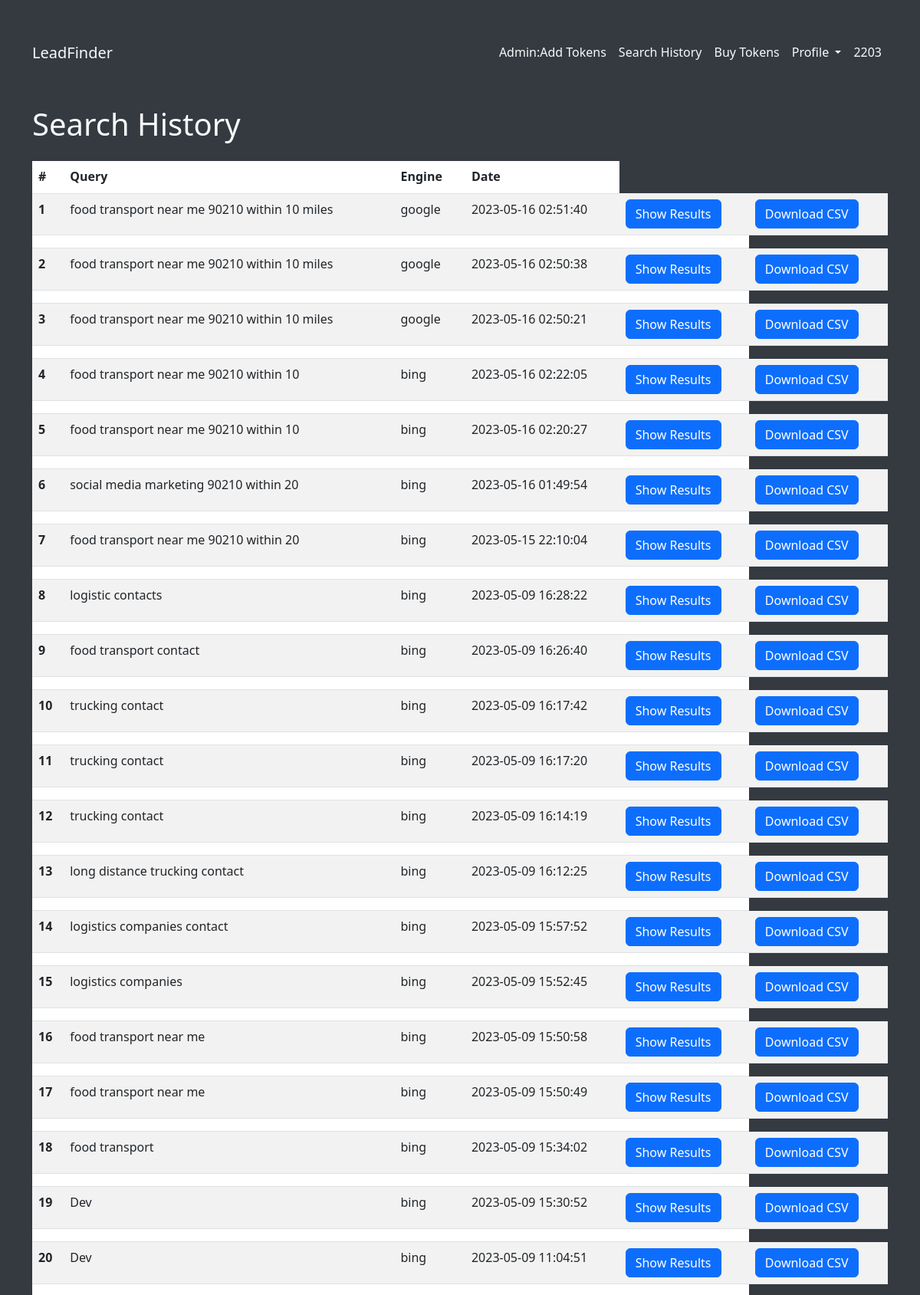
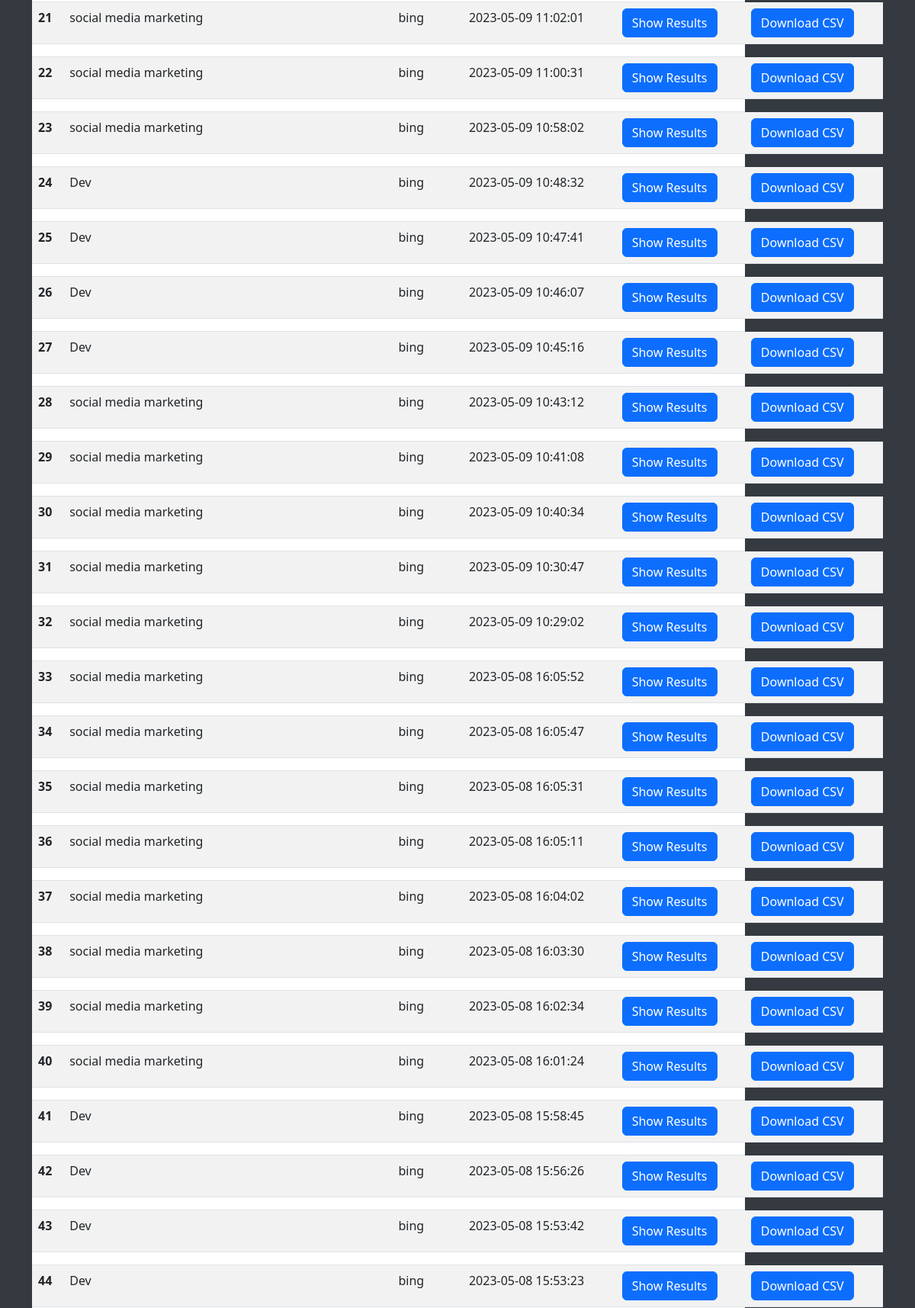
The app's page /search_history (signed in, upper part) with its own data (2 pictures, top to bottom).
### app/main/models.py (models this page shows, shortened)
class User(UserMixin, db.Model):
    id = db.Column(db.Integer, primary_key=True)
    username = db.Column(db.String(64), index=True, unique=True)
    email = db.Column(db.String(120), index=True, unique=True)
    password_hash = db.Column(db.String(128))
    subscription = db.Column(db.String(10))
    tokens = db.Column(db.Integer, default=30)
    search_history = db.relationship('SearchHistory', back_populates='user', lazy='dynamic')
    is_admin = db.Column(db.Boolean, default=False)

class SearchHistory(db.Model):
    id = db.Column(db.Integer, primary_key=True)
    user_id = db.Column(db.Integer, db.ForeignKey('user.id'))
    query = db.Column(db.String(256))
    engine = db.Column(db.String(64))
    timestamp = db.Column(db.DateTime, index=True, default=datetime.utcnow)
    user = db.relationship('User', back_populates='search_history')
    results = db.relationship('SearchResult', back_populates='search_history', lazy='dynamic')

### app/main/routes.py (the view)
@main_bp.route('/search_history', methods=['GET'])
@login_required
def search_history():
    search_history = sorted(current_user.search_history, key=lambda x: x.timestamp, reverse=True)
    return render_template('search_history.html', search_history=search_history, title='Search History', get_profile_css_class=get_profile_css_class)

### app/main/models.py (called while the page is built)
@login_manager.user_loader
def load_user(id):
    return User.query.get(int(id))

### app/templates/search_history.html (shortened to what this page needs)
{% extends 'base.html' %}
{% block content %}
    <link rel="stylesheet" href="{{ url_for('static', filename='css/search_history.css') }}">
    <h1 class="mt-4">Search History</h1>
    {% if search_history %}
        <table class="table table-striped mt-4">
            <thead>
                <tr>
                    <th scope="col">#</th>
                    <th scope="col">Query</th>
                    <th scope="col">Engine</th>
                    <th scope="col">Date</th>
                </tr>
            </thead>
            <tbody>
                {% for history_item in search_history %}
                    <tr>
                        <th scope="row">{{ loop.index }}</th>
                        <td>{{ history_item.query }}</td>
                        <td>{{ history_item.engine }}</td>
                        <td>{{ history_item.timestamp.strftime('%Y-%m-%d %H:%M:%S') }}</td>
                        <td>
                            <button class="btn btn-primary" type="button" data-bs-toggle="collapse" data-bs-target="#results_{{ history_item.id }}" aria-expanded="false" aria-controls="results_{{ history_item.id }}">
                                Show Results
                            </button>
                        </td>
                        <td>
                            <button class="btn btn-primary" type="button">
                                Download CSV
                            </button>
                        </td>
                    </tr>
                    <tr>
                        <td colspan="5">
                                    {% set results = history_item.results.all() %}
                        </td>
                    </tr>
                {% endfor %}
            </tbody>
        </table>
    {% else %}
        <p class="mt-4">No search history found.</p>
    {% endif %}
{% endblock %}

### app/templates/base.html (shortened to what this page needs)
<!doctype html>
<html lang="en">
  <head>
    <link href="https://cdn.jsdelivr.net/npm/bootstrap@5.3.0-alpha1/dist/css/bootstrap.min.css" rel="stylesheet">
    <link rel="stylesheet" href="{{ url_for('static', filename='css/styles.css') }}">
  </head>
  <body>
    <div class="content-wrapper">
      <nav class="navbar navbar-expand-lg">
        <div class="container">
          <a class="navbar-brand" href="{{ url_for('main.index') }}">LeadFinder</a>
          <ul class="navbar-nav ml-auto">
            {% if current_user.is_admin %}
            <li class="nav-item">
              <a class="nav-link" href="{{ url_for('main.add_tokens') }}">Admin:Add Tokens</a>
            </li>
            {% endif %}
            {% if current_user.is_authenticated %}
            <li class="nav-item">
              <a class="nav-link" href="{{ url_for('main.search_history') }}">Search History</a>
            </li>
            <li class="nav-item">
              <a class="nav-link" href="{{ url_for('main.buy_tokens')}}">Buy Tokens</a>
            </li>
            <li class="nav-item dropdown">
              <a class="nav-link dropdown-toggle" href="#" id="profileDropdown" role="button" data-bs-toggle="dropdown" aria-haspopup="true" aria-expanded="false">
                  Profile
              </a>
            </li>
            <li class="nav-item">
              <span class="nav-link">{{ current_user.tokens if current_user.tokens else 0}}</span>
            </li>
            {% endif %}
          </ul>
        </div>
      </nav>
    </div>
    <div class="container">
      {% block content %}{% endblock %}
    </div>
  </body>
</html>

### app/static/css/styles.css (style rules this page uses)
body { font-family: 'Segoe UI', Tahoma, Geneva, Verdana, sans-serif; background-color: #343a40; color: #f8f9fa; line-height: 1.6; }
.navbar { background-color: transparent; }
.navbar .navbar-brand { color: #f8f9fa; }
.navbar .navbar-nav .nav-link { color: #f8f9fa; }
.container { margin-top: 40px; }
.content-wrapper { position: relative; z-index: 1; }

### records on screen
User: tokens "2203"
SearchHistory: query "food transport near me 90210 within 10 miles", engine "google", timestamp "2023-05-16 02:51:40"
SearchHistory: query "food transport near me 90210 within 10 miles", engine "google", timestamp "2023-05-16 02:50:38"
SearchHistory: query "food transport near me 90210 within 10 miles", engine "google", timestamp "2023-05-16 02:50:21"
SearchHistory: query "food transport near me 90210 within 10", engine "bing", timestamp "2023-05-16 02:22:05"
SearchHistory: query "food transport near me 90210 within 10", engine "bing", timestamp "2023-05-16 02:20:27"
SearchHistory: query "social media marketing 90210 within 20", engine "bing", timestamp "2023-05-16 01:49:54"
SearchHistory: query "food transport near me 90210 within 20", engine "bing", timestamp "2023-05-15 22:10:04"
SearchHistory: query "logistic contacts", engine "bing", timestamp "2023-05-09 16:28:22"
SearchHistory: query "food transport contact", engine "bing", timestamp "2023-05-09 16:26:40"
SearchHistory: query "trucking contact", engine "bing", timestamp "2023-05-09 16:17:42"
SearchHistory: query "trucking contact", engine "bing", timestamp "2023-05-09 16:17:20"
SearchHistory: query "trucking contact", engine "bing", timestamp "2023-05-09 16:14:19"
SearchHistory: query "long distance trucking contact", engine "bing", timestamp "2023-05-09 16:12:25"
SearchHistory: query "logistics companies contact", engine "bing", timestamp "2023-05-09 15:57:52"
SearchHistory: query "logistics companies", engine "bing", timestamp "2023-05-09 15:52:45"
SearchHistory: query "food transport near me", engine "bing", timestamp "2023-05-09 15:50:58"
SearchHistory: query "food transport near me", engine "bing", timestamp "2023-05-09 15:50:49"
SearchHistory: query "food transport", engine "bing", timestamp "2023-05-09 15:34:02"
SearchHistory: query "Dev", engine "bing", timestamp "2023-05-09 15:30:52"
SearchHistory: query "Dev", engine "bing", timestamp "2023-05-09 11:04:51"
SearchHistory: query "social media marketing", engine "bing", timestamp "2023-05-09 11:02:01"
SearchHistory: query "social media marketing", engine "bing", timestamp "2023-05-09 11:00:31"
SearchHistory: query "social media marketing", engine "bing", timestamp "2023-05-09 10:58:02"
SearchHistory: query "Dev", engine "bing", timestamp "2023-05-09 10:48:32"
SearchHistory: query "Dev", engine "bing", timestamp "2023-05-09 10:47:41"
SearchHistory: query "Dev", engine "bing", timestamp "2023-05-09 10:46:07"
SearchHistory: query "Dev", engine "bing", timestamp "2023-05-09 10:45:16"
SearchHistory: query "social media marketing", engine "bing", timestamp "2023-05-09 10:43:12"
SearchHistory: query "social media marketing", engine "bing", timestamp "2023-05-09 10:41:08"
SearchHistory: query "social media marketing", engine "bing", timestamp "2023-05-09 10:40:34"
SearchHistory: query "social media marketing", engine "bing", timestamp "2023-05-09 10:30:47"
SearchHistory: query "social media marketing", engine "bing", timestamp "2023-05-09 10:29:02"
SearchHistory: query "social media marketing", engine "bing", timestamp "2023-05-08 16:05:52"
SearchHistory: query "social media marketing", engine "bing", timestamp "2023-05-08 16:05:47"
SearchHistory: query "social media marketing", engine "bing", timestamp "2023-05-08 16:05:31"
SearchHistory: query "social media marketing", engine "bing", timestamp "2023-05-08 16:05:11"
SearchHistory: query "social media marketing", engine "bing", timestamp "2023-05-08 16:04:02"
SearchHistory: query "social media marketing", engine "bing", timestamp "2023-05-08 16:03:30"
SearchHistory: query "social media marketing", engine "bing", timestamp "2023-05-08 16:02:34"
SearchHistory: query "social media marketing", engine "bing", timestamp "2023-05-08 16:01:24"
SearchHistory: query "Dev", engine "bing", timestamp "2023-05-08 15:58:45"
SearchHistory: query "Dev", engine "bing", timestamp "2023-05-08 15:56:26"
SearchHistory: query "Dev", engine "bing", timestamp "2023-05-08 15:53:42"
SearchHistory: query "Dev", engine "bing", timestamp "2023-05-08 15:53:23"
